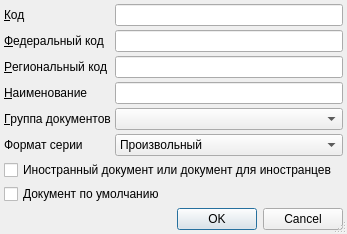
<?xml version="1.0" encoding="UTF-8"?>
<ui version="4.0">
 <class>ItemEditorDialog</class>
 <widget class="QDialog" name="ItemEditorDialog">
  <property name="geometry">
   <rect>
    <x>0</x>
    <y>0</y>
    <width>331</width>
    <height>221</height>
   </rect>
  </property>
  <property name="windowTitle">
   <string>ChangeMe!</string>
  </property>
  <property name="sizeGripEnabled">
   <bool>true</bool>
  </property>
  <layout class="QGridLayout">
   <property name="margin">
    <number>4</number>
   </property>
   <property name="spacing">
    <number>4</number>
   </property>
   <item row="1" column="0">
    <widget class="QLabel" name="lblFederalCode">
     <property name="sizePolicy">
      <sizepolicy hsizetype="Maximum" vsizetype="Preferred">
       <horstretch>0</horstretch>
       <verstretch>0</verstretch>
      </sizepolicy>
     </property>
     <property name="text">
      <string>&amp;Федеральный код</string>
     </property>
     <property name="buddy">
      <cstring>edtFederalCode</cstring>
     </property>
    </widget>
   </item>
   <item row="2" column="0">
    <widget class="QLabel" name="lblRegionalCode">
     <property name="sizePolicy">
      <sizepolicy hsizetype="Maximum" vsizetype="Preferred">
       <horstretch>0</horstretch>
       <verstretch>0</verstretch>
      </sizepolicy>
     </property>
     <property name="text">
      <string>&amp;Региональный код</string>
     </property>
     <property name="buddy">
      <cstring>edtRegionalCode</cstring>
     </property>
    </widget>
   </item>
   <item row="8" column="0">
    <spacer>
     <property name="orientation">
      <enum>Qt::Vertical</enum>
     </property>
     <property name="sizeHint" stdset="0">
      <size>
       <width>103</width>
       <height>16</height>
      </size>
     </property>
    </spacer>
   </item>
   <item row="7" column="0" colspan="3">
    <widget class="QCheckBox" name="chkDefault">
     <property name="text">
      <string>Документ по умолчанию</string>
     </property>
    </widget>
   </item>
   <item row="9" column="0" colspan="3">
    <widget class="QDialogButtonBox" name="buttonBox">
     <property name="orientation">
      <enum>Qt::Horizontal</enum>
     </property>
     <property name="standardButtons">
      <set>QDialogButtonBox::Cancel|QDialogButtonBox::Ok</set>
     </property>
    </widget>
   </item>
   <item row="3" column="1" colspan="2">
    <widget class="QLineEdit" name="edtName"/>
   </item>
   <item row="0" column="1" colspan="2">
    <widget class="QLineEdit" name="edtCode"/>
   </item>
   <item row="3" column="0">
    <widget class="QLabel" name="lblName">
     <property name="sizePolicy">
      <sizepolicy hsizetype="Maximum" vsizetype="Preferred">
       <horstretch>0</horstretch>
       <verstretch>0</verstretch>
      </sizepolicy>
     </property>
     <property name="text">
      <string>&amp;Наименование</string>
     </property>
     <property name="buddy">
      <cstring>edtName</cstring>
     </property>
    </widget>
   </item>
   <item row="0" column="0">
    <widget class="QLabel" name="lblCode">
     <property name="sizePolicy">
      <sizepolicy hsizetype="Maximum" vsizetype="Preferred">
       <horstretch>0</horstretch>
       <verstretch>0</verstretch>
      </sizepolicy>
     </property>
     <property name="text">
      <string>&amp;Код</string>
     </property>
     <property name="buddy">
      <cstring>edtCode</cstring>
     </property>
    </widget>
   </item>
   <item row="4" column="0">
    <widget class="QLabel" name="lblFinance">
     <property name="sizePolicy">
      <sizepolicy hsizetype="Maximum" vsizetype="Preferred">
       <horstretch>0</horstretch>
       <verstretch>0</verstretch>
      </sizepolicy>
     </property>
     <property name="text">
      <string>&amp;Группа документов</string>
     </property>
     <property name="buddy">
      <cstring>cmbGroup</cstring>
     </property>
    </widget>
   </item>
   <item row="4" column="1" colspan="2">
    <widget class="CRBComboBox" name="cmbGroup"/>
   </item>
   <item row="5" column="0">
    <widget class="QLabel" name="label">
     <property name="sizePolicy">
      <sizepolicy hsizetype="Maximum" vsizetype="Preferred">
       <horstretch>0</horstretch>
       <verstretch>0</verstretch>
      </sizepolicy>
     </property>
     <property name="text">
      <string>Формат серии</string>
     </property>
    </widget>
   </item>
   <item row="5" column="1" colspan="2">
    <widget class="QComboBox" name="cmbSerialFormat">
     <item>
      <property name="text">
       <string>Произвольный</string>
      </property>
     </item>
     <item>
      <property name="text">
       <string>&quot;Римские цифры&quot; - &quot;Русские буквы&quot;</string>
      </property>
     </item>
     <item>
      <property name="text">
       <string>Цифры Цифры</string>
      </property>
     </item>
    </widget>
   </item>
   <item row="1" column="1" colspan="2">
    <widget class="QLineEdit" name="edtFederalCode"/>
   </item>
   <item row="2" column="1" colspan="2">
    <widget class="QLineEdit" name="edtRegionalCode"/>
   </item>
   <item row="6" column="0" colspan="3">
    <widget class="QCheckBox" name="chkForeigner">
     <property name="text">
      <string>Иностранный документ или документ для иностранцев</string>
     </property>
    </widget>
   </item>
  </layout>
 </widget>
 <customwidgets>
  <customwidget>
   <class>CRBComboBox</class>
   <extends>QComboBox</extends>
   <header>library/crbcombobox.h</header>
  </customwidget>
 </customwidgets>
 <tabstops>
  <tabstop>edtCode</tabstop>
  <tabstop>edtFederalCode</tabstop>
  <tabstop>edtRegionalCode</tabstop>
  <tabstop>edtName</tabstop>
  <tabstop>cmbGroup</tabstop>
  <tabstop>cmbSerialFormat</tabstop>
  <tabstop>buttonBox</tabstop>
 </tabstops>
 <resources/>
 <connections>
  <connection>
   <sender>buttonBox</sender>
   <signal>accepted()</signal>
   <receiver>ItemEditorDialog</receiver>
   <slot>accept()</slot>
   <hints>
    <hint type="sourcelabel">
     <x>158</x>
     <y>121</y>
    </hint>
    <hint type="destinationlabel">
     <x>117</x>
     <y>106</y>
    </hint>
   </hints>
  </connection>
  <connection>
   <sender>buttonBox</sender>
   <signal>rejected()</signal>
   <receiver>ItemEditorDialog</receiver>
   <slot>reject()</slot>
   <hints>
    <hint type="sourcelabel">
     <x>238</x>
     <y>99</y>
    </hint>
    <hint type="destinationlabel">
     <x>247</x>
     <y>107</y>
    </hint>
   </hints>
  </connection>
 </connections>
</ui>
